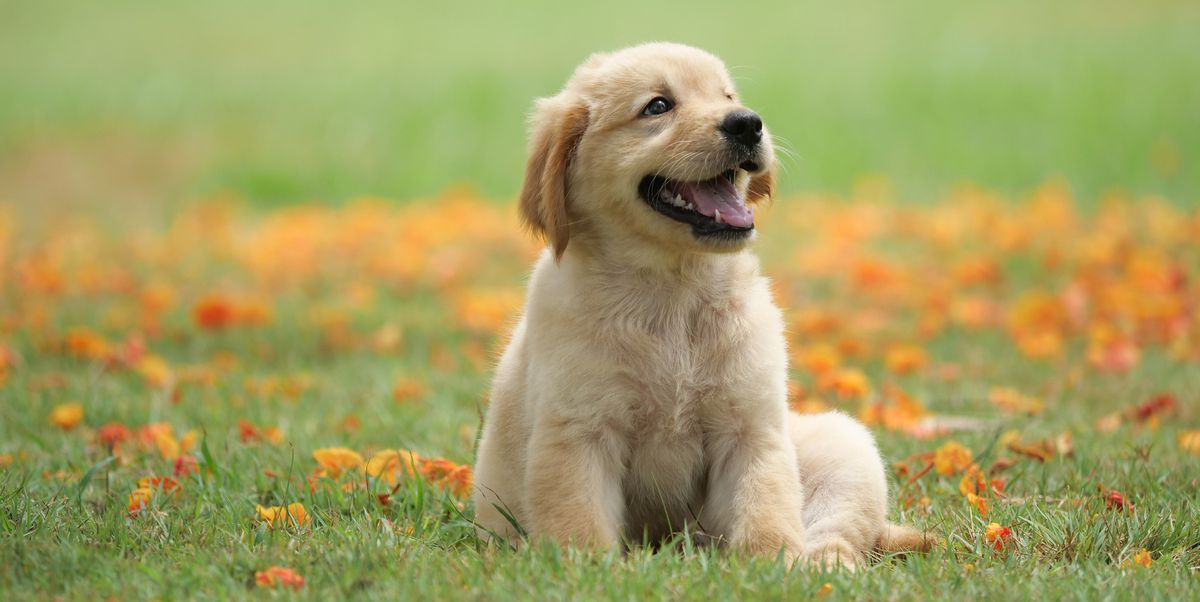
#> input picture Photos/dog2.jpg, 1200 x 602 px
$ python thresh.py
#> lines starting #> are read from the running program, lines starting #| are printed output that depends on the picture; after the words box and inside, x2 and y2 are one past the last pixel; in counts of white or black regions, pixels touching at a corner belong together
import cv2 as cv

img = cv.imread('./Photos/dog2.jpg')
#> img is the input picture: shape (602, 1200, 3); mean B, G, R 97.6, 158.6, 163.9
cv.imshow('Original', img)

gray = cv.cvtColor(img, cv.COLOR_BGR2GRAY)
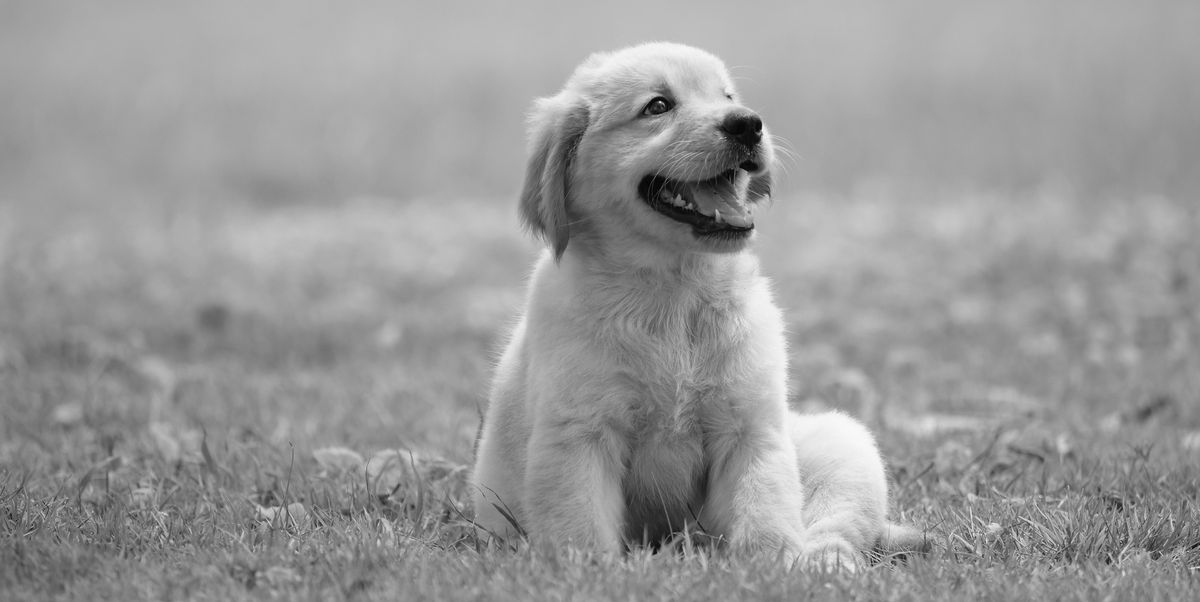
#> gray: shape (602, 1200); min 0, max 251, mean 153.2
cv.imshow('Gray', gray)

# Simple thresholding
threshold, thresh = cv.threshold(gray, 130, 255, cv.THRESH_BINARY)
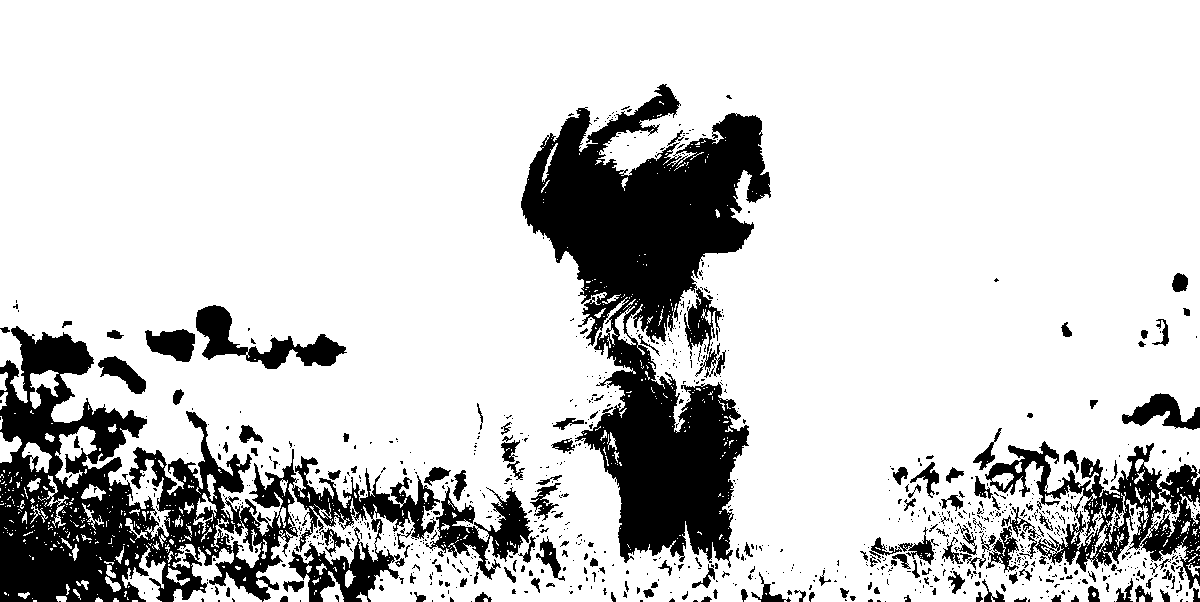
#> thresh: shape (602, 1200); 81% white; 949 black regions (781 under 20 px), largest, box (x1, y1, x2, y2) and area: (521, 84, 771, 568) 54869, (0, 326, 440, 602) 44066, (985, 441, 1200, 589) 10681
cv.imshow('Simple Thresholded', thresh)

threshold, thresh_inv = cv.threshold(gray, 130, 255, cv.THRESH_BINARY_INV)
cv.imshow('Simple Thresholded Inverse', thresh_inv)

# Adaptive thresholding
adaptive_threshold = cv.adaptiveThreshold(gray, 255, cv.ADAPTIVE_THRESH_MEAN_C, cv.THRESH_BINARY, 3, 2)
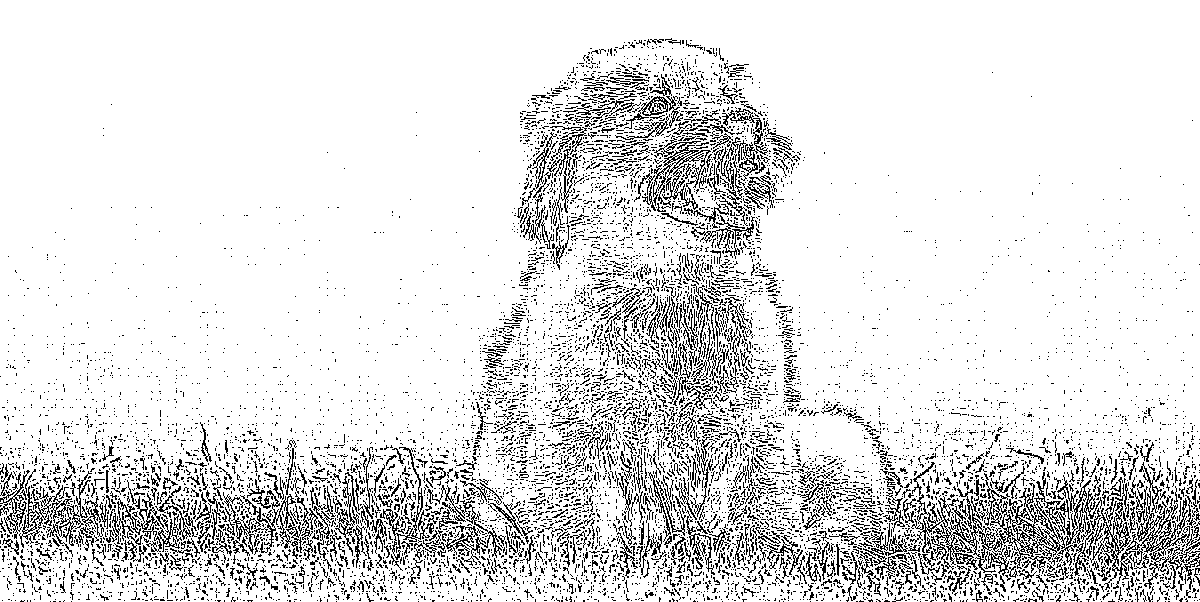
#> adaptive_threshold: shape (602, 1200); 88.3% white; black in thin lines or dots
cv.imshow('Adaptive Thresholded', adaptive_threshold)

cv.waitKey(0)

$ run again, with Photos/dog1.jpg copied over Photos/dog2.jpg
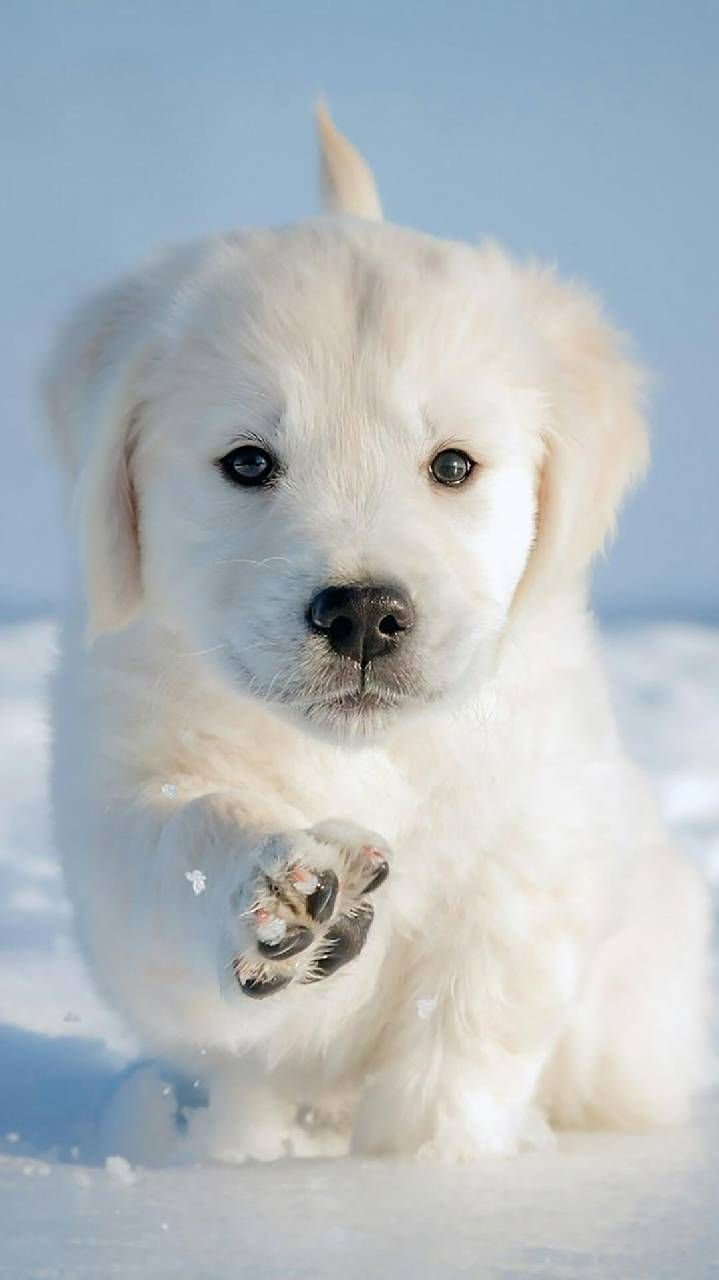
#> input picture Photos/dog1.jpg, 719 x 1280 px
#> img is the input picture: shape (1280, 719, 3); mean B, G, R 191.1, 186.5, 178.7
#> `threshold, thresh = cv.threshold(gray, 130, 255, cv.THRESH_BINARY)`:
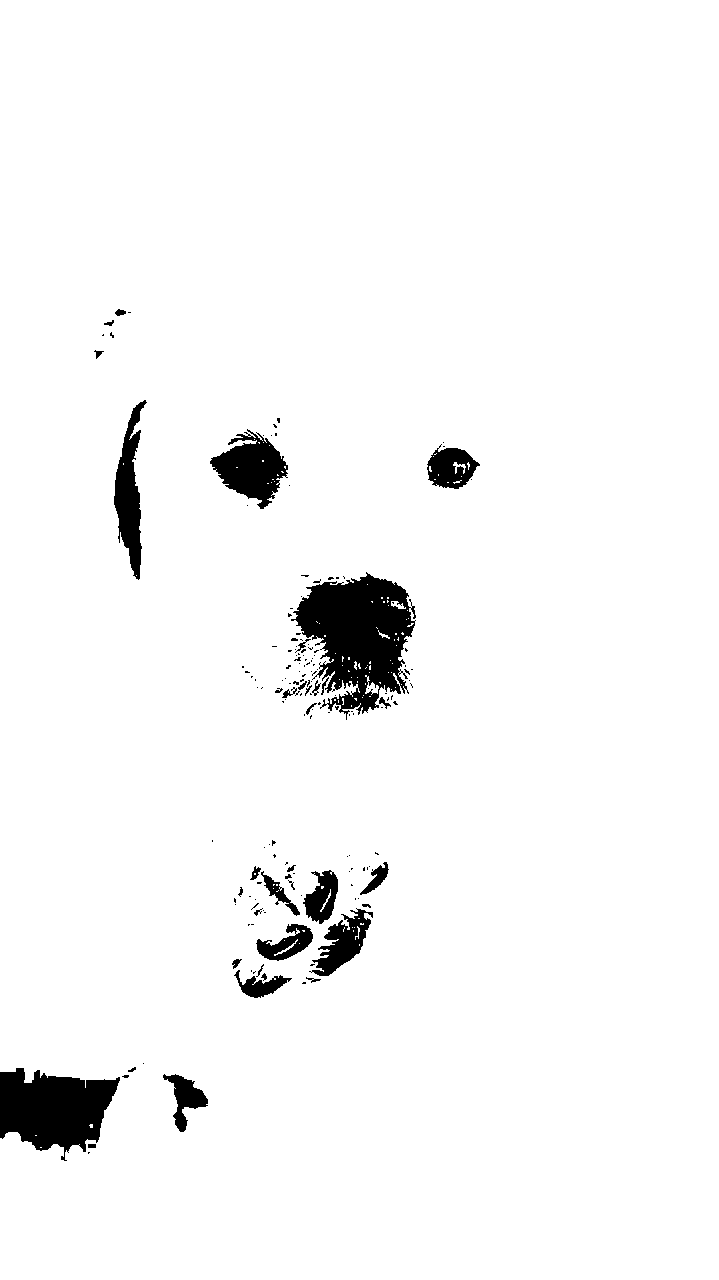
#> thresh: shape (1280, 719); 96.4% white; 164 black regions (127 under 20 px), largest, box (x1, y1, x2, y2) and area: (291, 572, 416, 720) 10383, (0, 1068, 120, 1161) 7167, (210, 429, 288, 509) 3315
#> `adaptive_threshold = cv.adaptiveThreshold(gray, 255, cv.ADAPTIVE_THRES..`:
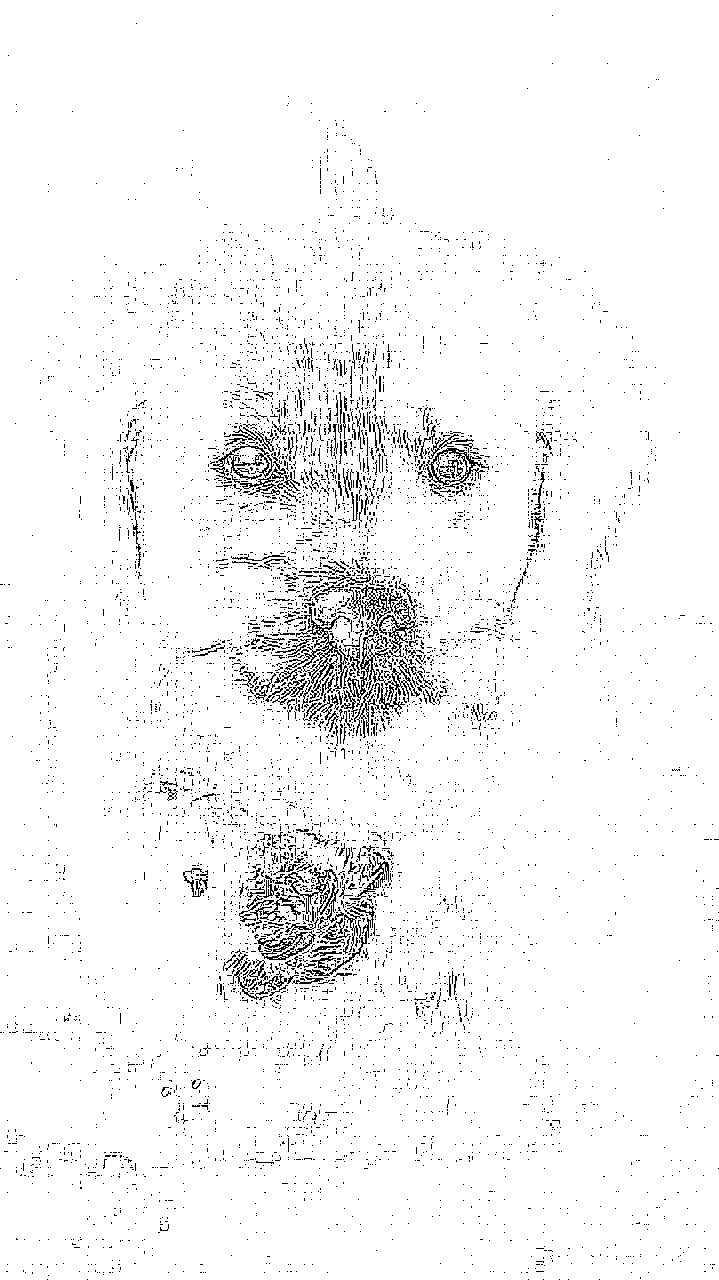
#> adaptive_threshold: shape (1280, 719); 96.2% white; black in thin lines or dots

$ run again, with Photos/dog3.jpg copied over Photos/dog2.jpg
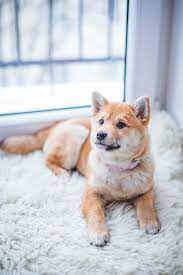
#> input picture Photos/dog3.jpg, 183 x 275 px
#> img is the input picture: shape (275, 183, 3); mean B, G, R 206.7, 200.7, 200.4
#> `threshold, thresh = cv.threshold(gray, 130, 255, cv.THRESH_BINARY)`:
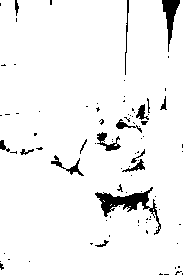
#> thresh: shape (275, 183); 95.1% white; 91 black regions (74 under 20 px), largest, box (x1, y1, x2, y2) and area: (95, 187, 161, 235) 799, (162, 0, 180, 52) 372, (97, 132, 121, 151) 181
#> `adaptive_threshold = cv.adaptiveThreshold(gray, 255, cv.ADAPTIVE_THRES..`:
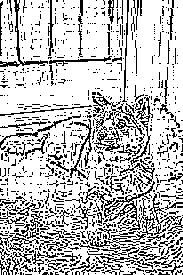
#> adaptive_threshold: shape (275, 183); 75.3% white; black in thin lines or dots
